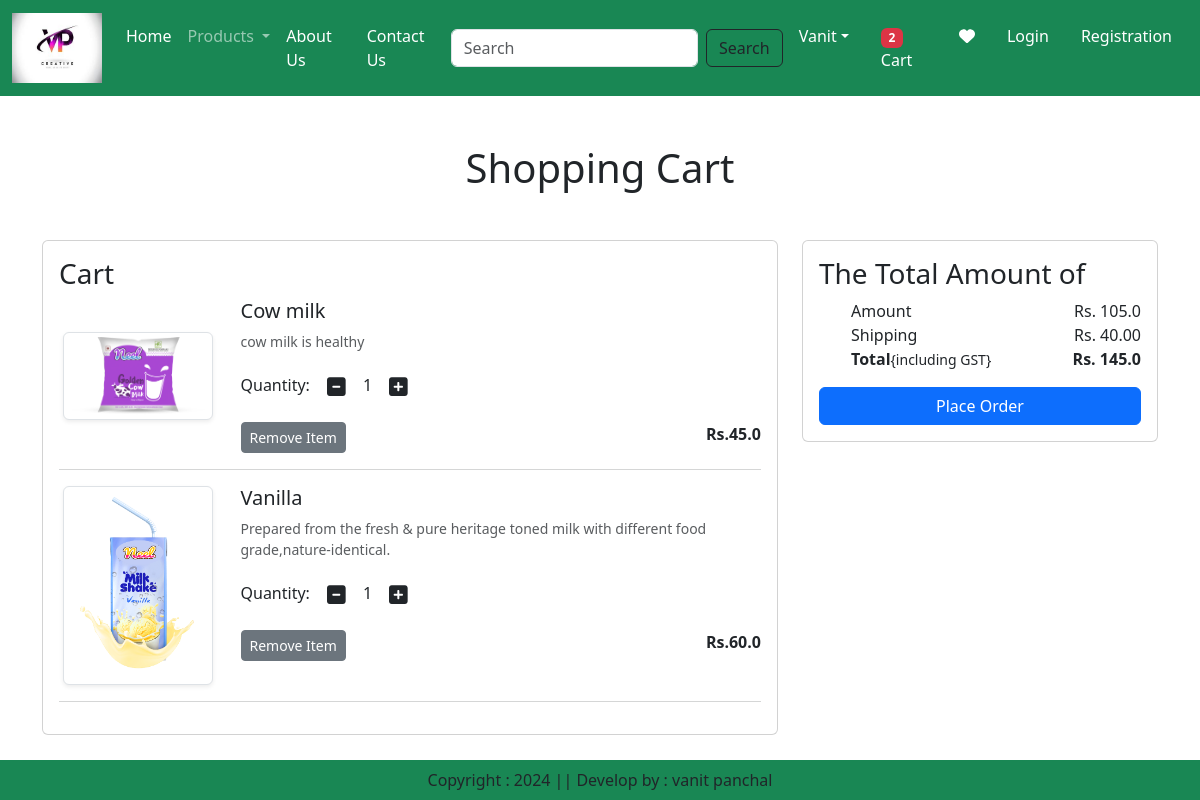
The app's page /cart/ (signed in) with its own data.
### app/models.py (models this page shows, shortened)
class Cart(models.Model):
    user = models.ForeignKey(User,on_delete=models.CASCADE)
    product = models.ForeignKey(Product,on_delete=models.CASCADE)
    quantity = models.PositiveIntegerField(default=1)

class Product(models.Model):
    title = models.CharField(max_length=100)
    selling_price = models.FloatField()
    discounted_price = models.FloatField()
    description = models.TextField()
    composition = models.TextField(default='')
    prodapp = models.TextField(default='')
    category = models.CharField(choices=CATEGORY_CHOICES, max_length=2)
    product_image = models.ImageField(upload_to='product')

### app/views.py (the view)
# urls.py: path('cart/', views.show_cart,name="showcart"),
@login_required
def show_cart(request):
    user = request.user
    cart = Cart.objects.filter(user=user)
    amount = 0
    for p in cart:
        value = p.quantity * p.product.discounted_price
        amount = amount + value
        totalamount = amount + 40
        totallitem = 0
        wishitem = 0
        if request.user.is_authenticated:
            totalitem = len(Cart.objects.filter(user=request.user))
            wishitem = len(Wishlist.objects.filter(user=request.user))
    return render(request,'app/addtocart.html',locals())

### app/templates/app/addtocart.html (shortened to what this page needs)
{% extends 'app/base.html' %}
{% load static %}
{% block main-content %}
<div class="container my-5">
    <div class="row">
        {% if cart %}
        <h1 class="text-center mb-5">Shopping Cart</h1>
        <div class="col-sm-8">
            <div class="card">
                <div class="card-body">
                    <h3>Cart</h3>
                    {%for item in cart %}
                    <div class="row">
                        <div class="col-sm-3 text-center align-self-center"><img src="{{item.product.product_image.url}}" alt="" srcset="" class="img-fluid img-thumbnail shadow-sm" height="150" width="150"></div>
                        <div class="col-sm-9">
                        <div>
                        <h5>{{item.product.title}}</h5>
                        <p class="mb-2 text-muted small">{{item.product.description}}</p>
                        <div class="my-3">
                            <label for="quantity">Quantity:</label>
                            <a class="minus-cart btn" pid={{item.product.id}}><i class="fas fa-minus-square fa-lg"></i></a>
                            <span id="quantity">{{item.quantity}}</span>
                            <a class="plus-cart btn" pid={{item.product.id}}><i class="fas fa-plus-square fa-lg"></i></a>
                        </div>
                        <div class="d-flex justify-content-between">
                            <a href="#" class="remove-cart btn btn-sm btn-secondary mr-3" pid={{item.product.id}}>Remove Item</a>
                            <p class="mb-0"><span><strong>Rs.{{item.product.discounted_price}}</strong></span></p>
                        </div>
                    </div>
                </div>
            </div>
            <hr class="text-muted">
            {% endfor %}
        </div>
    </div>
</div>
<div class="col-sm-4">
    <div class="card">
        <div class="card-body">
            <h3>The Total Amount of</h3>
            <ul classs="list-group">
                <li class="list-group-item d-flex justify-content-between align-items-center border-0 px-0 pb-0">Amount<span id="amount">Rs. {{amount}}</span></li>
                    <li class="list-group-item d-flex justify-content-between align-items-center px-0">Shipping<span>Rs. 40.00</span></li>
                <li class="list-group-item d-flex justify-content-between align-items-center border-0 px-0 mb-3">
                    <div>
                        <strong>Total</strong><small>{including GST}</small>
                    </div>
                    <span id="totalamount"><strong>Rs. {{totalamount}}</strong></span>
                </li>
            </ul>
            <div class="d-grid"><a href="{% url 'checkout' %}" class="btn btn-primary">Place Order</a></div>
        </div>
    </div>
</div>
{% else %}
<h1 class="text-center mb-5">Cart is Empty</h1>
{% endif %}
</div>
</div>
{% endblock main-content %}

### records on screen
Cart: product.product_image (picture), product "Cow milk", product.description "cow milk is healthy", quantity "1", product.discounted_price "45.0"
Cart: product.product_image (picture), product "Vanilla", product.description "Prepared from the fresh & pure heritage toned milk with different food grade,nature-identical.", quantity "1", product.discounted_price "60.0"

### other values on screen
{{ totalitem }} "2"
{{ amount }} "105.0"
{{ totalamount }} "145.0"
